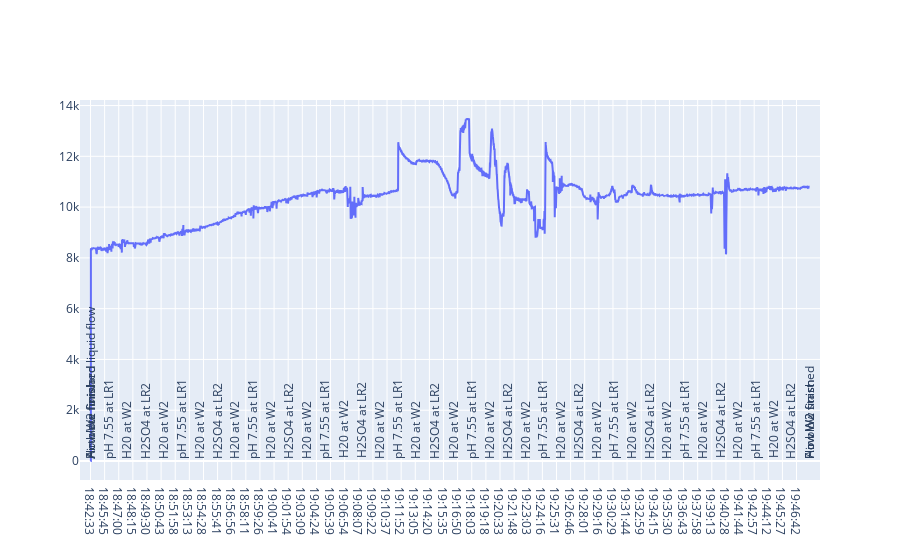

The cell this chart's notebook holds for it:
### Code cell
"""
fig.add_trace(go.Scatter(
    x=dt_comments['time'],
    mode="markers+text",
    name="Markers and Text",
    text=dt_comments['comment'],
    textposition="bottom center",
))
"""
for i in range(len(dt_comments['time'])):    
    fig.add_annotation(go.layout.Annotation(
        x = dt_comments['time'][i],
        text = dt_comments['comment'][i],
        align='center',
        showarrow=False,
        yanchor='bottom',
        textangle=-90))

fig.show()

### Figure 1 — Plotly figure (JSON) as saved in the notebook; plotly's stock layout.template omitted (floating-point values rounded to 4 significant figures; data arrays with more than 128 entries replaced by an {"elided": "..."} marker saying what was removed)
{"data": [{"type": "scatter", "x": {"elided": "12045 str values"}, "y": {"elided": "12045 mixed values"}}], "layout": {"annotations": [{"align": "center", "showarrow": false, "text": "Activate forward liquid flow", "textangle": -90, "x": "18:42:33", "yanchor": "bottom"}, {"align": "center", "showarrow": false, "text": "Air blow finish", "textangle": -90, "x": "18:43:34", "yanchor": "bottom"}, {"align": "center", "showarrow": false, "text": "Flow W2 finished", "textangle": -90, "x": "18:44:34", "yanchor": "bottom"}, {"align": "center", "showarrow": false, "text": "pH 7.55 at LR1", "textangle": -90, "x": "18:46:10", "yanchor": "bottom"}, {"align": "center", "showarrow": false, "text": "H20 at W2", "textangle": -90, "x": "18:47:46", "yanchor": "bottom"}, {"align": "center", "showarrow": false, "text": "H2SO4 at LR2", "textangle": -90, "x": "18:49:24", "yanchor": "bottom"}, {"align": "center", "showarrow": false, "text": "H20 at W2", "textangle": -90, "x": "18:50:59", "yanchor": "bottom"}, {"align": "center", "showarrow": false, "text": "pH 7.55 at LR1", "textangle": -90, "x": "18:52:34", "yanchor": "bottom"}, {"align": "center", "showarrow": false, "text": "H20 at W2", "textangle": -90, "x": "18:54:09", "yanchor": "bottom"}, {"align": "center", "showarrow": false, "text": "H2SO4 at LR2", "textangle": -90, "x": "18:55:44", "yanchor": "bottom"}, {"align": "center", "showarrow": false, "text": "H20 at W2", "textangle": -90, "x": "18:57:17", "yanchor": "bottom"}, {"align": "center", "showarrow": false, "text": "pH 7.55 at LR1", "textangle": -90, "x": "18:58:51", "yanchor": "bottom"}, {"align": "center", "showarrow": false, "text": "H20 at W2", "textangle": -90, "x": "19:00:27", "yanchor": "bottom"}, {"align": "center", "showarrow": false, "text": "H2SO4 at LR2", "textangle": -90, "x": "19:02:02", "yanchor": "bottom"}, {"align": "center", "showarrow": false, "text": "H20 at W2", "textangle": -90, "x": "19:03:37", "yanchor": "bottom"}, {"align": "center", "showarrow": false, "text": "pH 7.55 at LR1", "textangle": -90, "x": "19:05:12", "yanchor": "bottom"}, {"align": "center", "showarrow": false, "text": "H20 at W2", "textangle": -90, "x": "19:06:48", "yanchor": "bottom"}, {"align": "center", "showarrow": false, "text": "H2SO4 at LR2", "textangle": -90, "x": "19:08:23", "yanchor": "bottom"}, {"align": "center", "showarrow": false, "text": "H20 at W2", "textangle": -90, "x": "19:09:59", "yanchor": "bottom"}, {"align": "center", "showarrow": false, "text": "pH 7.55 at LR1", "textangle": -90, "x": "19:11:34", "yanchor": "bottom"}, {"align": "center", "showarrow": false, "text": "H20 at W2", "textangle": -90, "x": "19:13:12", "yanchor": "bottom"}, {"align": "center", "showarrow": false, "text": "H2SO4 at LR2", "textangle": -90, "x": "19:14:51", "yanchor": "bottom"}, {"align": "center", "showarrow": false, "text": "H20 at W2", "textangle": -90, "x": "19:16:29", "yanchor": "bottom"}, {"align": "center", "showarrow": false, "text": "pH 7.55 at LR1", "textangle": -90, "x": "19:18:06", "yanchor": "bottom"}, {"align": "center", "showarrow": false, "text": "H20 at W2", "textangle": -90, "x": "19:19:40", "yanchor": "bottom"}, {"align": "center", "showarrow": false, "text": "H2SO4 at LR2", "textangle": -90, "x": "19:21:16", "yanchor": "bottom"}, {"align": "center", "showarrow": false, "text": "H20 at W2", "textangle": -90, "x": "19:22:50", "yanchor": "bottom"}, {"align": "center", "showarrow": false, "text": "pH 7.55 at LR1", "textangle": -90, "x": "19:24:23", "yanchor": "bottom"}, {"align": "center", "showarrow": false, "text": "H20 at W2", "textangle": -90, "x": "19:25:57", "yanchor": "bottom"}, {"align": "center", "showarrow": false, "text": "H2SO4 at LR2", "textangle": -90, "x": "19:27:31", "yanchor": "bottom"}, {"align": "center", "showarrow": false, "text": "H20 at W2", "textangle": -90, "x": "19:29:05", "yanchor": "bottom"}, {"align": "center", "showarrow": false, "text": "pH 7.55 at LR1", "textangle": -90, "x": "19:30:38", "yanchor": "bottom"}, {"align": "center", "showarrow": false, "text": "H20 at W2", "textangle": -90, "x": "19:32:12", "yanchor": "bottom"}, {"align": "center", "showarrow": false, "text": "H2SO4 at LR2", "textangle": -90, "x": "19:33:46", "yanchor": "bottom"}, {"align": "center", "showarrow": false, "text": "H20 at W2", "textangle": -90, "x": "19:35:19", "yanchor": "bottom"}, {"align": "center", "showarrow": false, "text": "pH 7.55 at LR1", "textangle": -90, "x": "19:36:52", "yanchor": "bottom"}, {"align": "center", "showarrow": false, "text": "H20 at W2", "textangle": -90, "x": "19:38:26", "yanchor": "bottom"}, {"align": "center", "showarrow": false, "text": "H2SO4 at LR2", "textangle": -90, "x": "19:40:00", "yanchor": "bottom"}, {"align": "center", "showarrow": false, "text": "H20 at W2", "textangle": -90, "x": "19:41:34", "yanchor": "bottom"}, {"align": "center", "showarrow": false, "text": "pH 7.55 at LR1", "textangle": -90, "x": "19:43:07", "yanchor": "bottom"}, {"align": "center", "showarrow": false, "text": "H20 at W2", "textangle": -90, "x": "19:44:41", "yanchor": "bottom"}, {"align": "center", "showarrow": false, "text": "H2SO4 at LR2", "textangle": -90, "x": "19:46:15", "yanchor": "bottom"}, {"align": "center", "showarrow": false, "text": "Flow W2 start", "textangle": -90, "x": "19:47:49", "yanchor": "bottom"}, {"align": "center", "showarrow": false, "text": "Flow W2 finished", "textangle": -90, "x": "19:47:59", "yanchor": "bottom"}, {"align": "center", "showarrow": false, "text": "Air blow finish", "textangle": -90, "x": "19:48:30", "yanchor": "bottom"}]}}
